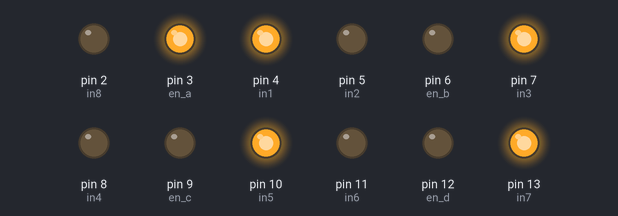
A sketch run on a simulated Arduino Uno, built with avr-gcc and run on an emulated ATmega328P. Shown: output pins drawn as LEDs (lit = HIGH).

Above: at 0.5 s.
At 3.0 s:
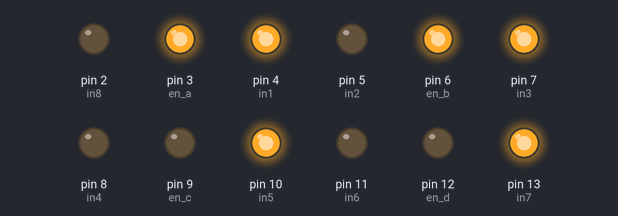
At 6.5 s:
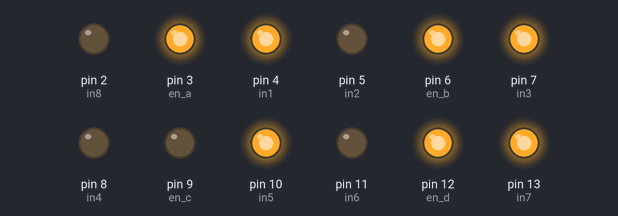
At 9.5 s:
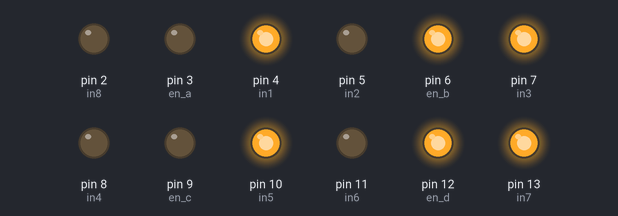
At 12.5 s:
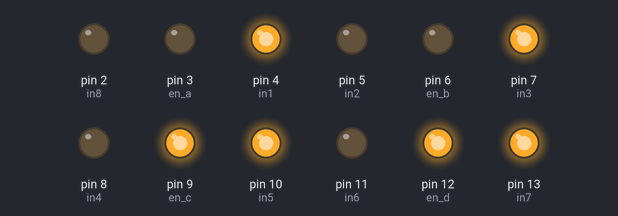
At 18.0 s:
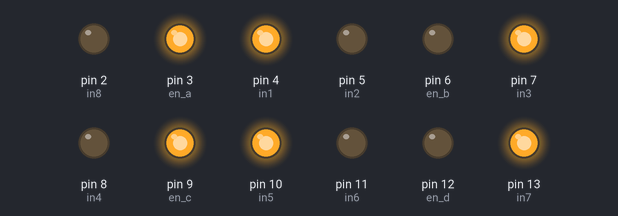
Timing chart, 0 to 21.9 s (numbered marks = the images above):
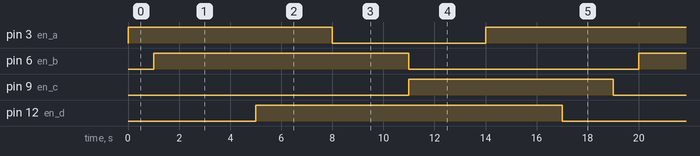

Measured:
- by itself, pin 3 (en_a): goes HIGH 8.0 s, LOW 6.0 s, HIGH 13.0 s, LOW 6.0 s, then HIGH
- by itself, pin 6 (en_b): alternates HIGH for 10.0 s and LOW for 9.0 s
- by itself, pin 9 (en_c): alternates HIGH for 8.0 s and LOW for 11.0 s
- by itself, pin 12 (en_d): alternates HIGH for 12.0 s and LOW for 7.0 s

The sketch:

pneumatics_2.ino
```cpp
int en_a = 3;
int in1 = 4;
int in2 = 5;
int en_b = 6;
int in3 = 7;
int in4 = 8;
int en_c = 9;
int in5 = 10;
int in6 = 11;
int en_d = 12;
int in7 = 13;
int in8 = 2;


void setup()
{
  pinMode(en_a, OUTPUT);
  pinMode(in1, OUTPUT);
  pinMode(in2, OUTPUT);
  pinMode(en_b, OUTPUT);
  pinMode(in3, OUTPUT);
  pinMode(in4, OUTPUT);
  pinMode(en_c, OUTPUT);
  pinMode(in5, OUTPUT);
  pinMode(in6, OUTPUT);
  pinMode(en_d, OUTPUT);
  pinMode(in7, OUTPUT);
  pinMode(in8, OUTPUT);

  digitalWrite(en_a, LOW);
  digitalWrite(in1, HIGH);
  digitalWrite(in2, LOW);
  digitalWrite(en_b, LOW);
  digitalWrite(in3, HIGH);
  digitalWrite(in4, LOW);
  digitalWrite(en_c, LOW);
  digitalWrite(in5, HIGH);
  digitalWrite(in6, LOW);
  digitalWrite(en_d, LOW);
  digitalWrite(in7, HIGH);
  digitalWrite(in8, LOW);

}

void loop() {
  for (int i = 0; i <=2; i++)
  {
    //condition1
    digitalWrite(en_a, HIGH);

    digitalWrite(en_b, LOW);

    digitalWrite(en_c, LOW);

    digitalWrite(en_d, LOW);

    delay(1000);

    //conition2

    digitalWrite(en_b, HIGH);

    digitalWrite(en_c, LOW);

    delay(4000);

    digitalWrite(en_d, HIGH);

    delay(3000);

    digitalWrite(en_a, LOW);

    delay(3000);

    //conition3

    digitalWrite(en_b, LOW);

    digitalWrite(en_c, HIGH);

    delay(3000);

    digitalWrite(en_a, HIGH);

    delay(3000);

    digitalWrite(en_d, LOW);

    delay(2000);
  }

  digitalWrite(en_a, HIGH);
  digitalWrite(en_b, LOW);
  digitalWrite(en_c, LOW);
  digitalWrite(en_d, HIGH);


}
```
